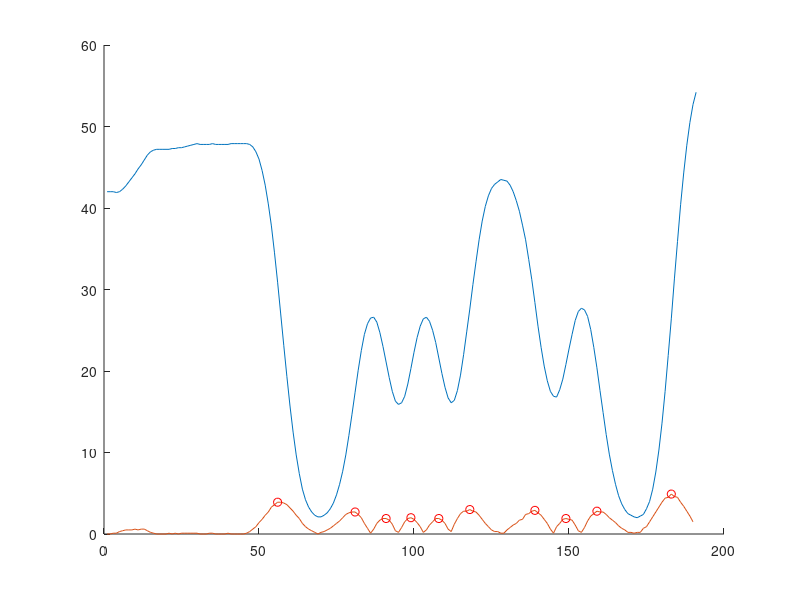

The MATLAB source for this figure:
Array=csvread('datalog-420.csv');
index = Array(:, 1);
reading = Array(:, 2);
%plot(col1, col2)
ws = 10;
for i = 1:length(reading) - (ws - 1)
    OneLineDataAve(i) = sum(reading(i:i + (ws - 1))) / ws;
end
hold on
plot(OneLineDataAve)
%plot(index, 3 * round(reading / max(reading)))
for i = 1 : length(OneLineDataAve) - 1
    DataAveDiff(i) = abs(OneLineDataAve(i + 1) - OneLineDataAve(i));
end
plot(DataAveDiff);
hold on
[pks, locs] = findpeaks(DataAveDiff, 'MinPeakHeight', 1, 'MinPeakDistance', 5);
plot(locs, pks, 'or');

LOOKUPTABLE = [311113113; %A
113113113; %B
313113111; %C
111133113; %D
311133111; %E
113133111; %F
111113313; %G
311113311; %H
113113311; %I
111133311; %J
311111133; %K
113111133; %L
313111131; %M
111131133; %N
311131131; %O
113131131; %P
111111333; %Q
311111331; %R
113111331; %S
111131331; %T
331111113; %U
133111113; %V
333111111; %W
131131113; %X
331131111; %Y
133131111]; %Z

widths = (locs(2:end) - locs(1:end - 1));
widths = round(widths / min(widths));
scannedPattern = str2num(strrep(num2str(widths), ' ', ''))
charVal = find(LOOKUPTABLE == scannedPattern);
Letter = char(64 + charVal)